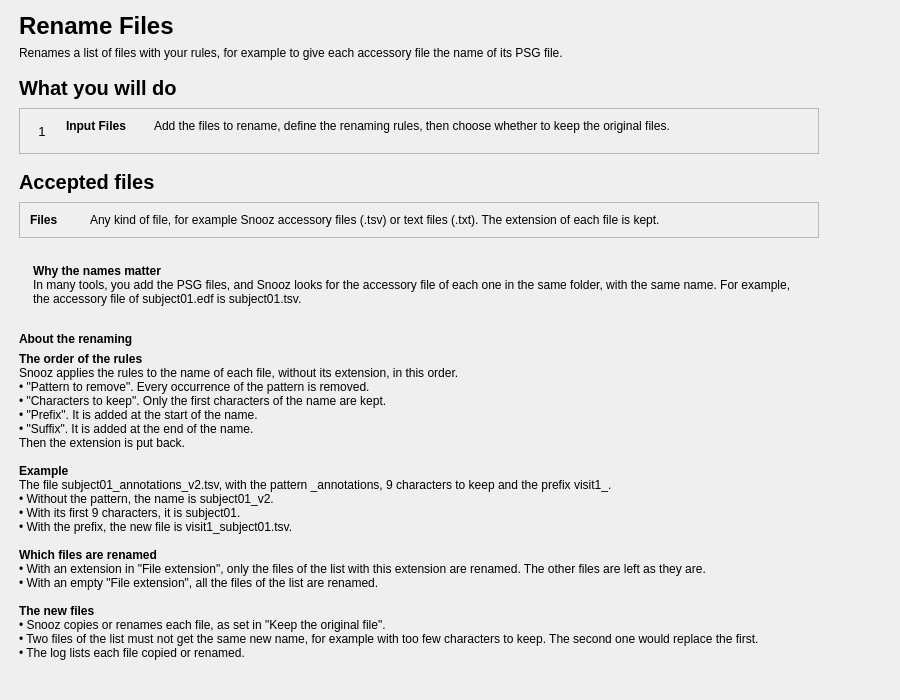
<?xml version="1.0" encoding="UTF-8"?>
<ui version="4.0">
 <class>IntroStep</class>
 <widget class="QWidget" name="IntroStep">
  <property name="geometry">
   <rect>
    <x>0</x>
    <y>0</y>
    <width>900</width>
    <height>700</height>
   </rect>
  </property>
  <property name="windowTitle">
   <string />
  </property>
  <layout class="QVBoxLayout" name="verticalLayout">
   <property name="leftMargin">
    <number>19</number>
   </property>
   <property name="topMargin">
    <number>12</number>
   </property>
   <property name="rightMargin">
    <number>19</number>
   </property>
   <property name="bottomMargin">
    <number>12</number>
   </property>
   <item>
    <layout class="QHBoxLayout" name="content_row" stretch="1,0">
     <property name="leftMargin">
      <number>0</number>
     </property>
     <property name="topMargin">
      <number>0</number>
     </property>
     <property name="rightMargin">
      <number>0</number>
     </property>
     <property name="bottomMargin">
      <number>0</number>
     </property>
     <item>
      <widget class="QWidget" name="content_widget" native="true">
       <property name="maximumSize">
        <size>
         <width>800</width>
         <height>16777215</height>
        </size>
       </property>
       <layout class="QVBoxLayout" name="content_layout">
        <property name="spacing">
         <number>16</number>
        </property>
        <property name="leftMargin">
         <number>0</number>
        </property>
        <property name="topMargin">
         <number>0</number>
        </property>
        <property name="rightMargin">
         <number>0</number>
        </property>
        <property name="bottomMargin">
         <number>0</number>
        </property>
        <item>
         <layout class="QVBoxLayout" name="header_layout">
          <property name="spacing">
           <number>6</number>
          </property>
          <item>
           <widget class="QLabel" name="title_label">
            <property name="font">
             <font>
              <pointsize>18</pointsize>
              <bold>true</bold>
             </font>
            </property>
            <property name="text">
             <string>Rename Files</string>
            </property>
           </widget>
          </item>
          <item>
           <widget class="QLabel" name="subtitle_label">
            <property name="text">
             <string>Renames a list of files with your rules, for example to give each accessory file the name of its PSG file.</string>
            </property>
            <property name="wordWrap">
             <bool>true</bool>
            </property>
            <property name="variant" stdset="0">
             <string notr="true">help</string>
            </property>
           </widget>
          </item>
         </layout>
        </item>
        <item>
         <layout class="QVBoxLayout" name="steps_section_layout">
          <property name="spacing">
           <number>8</number>
          </property>
          <item>
           <widget class="QLabel" name="steps_title_label">
            <property name="font">
             <font>
              <pointsize>15</pointsize>
              <bold>true</bold>
             </font>
            </property>
            <property name="text">
             <string>What you will do</string>
            </property>
           </widget>
          </item>
          <item>
           <widget class="QFrame" name="steps_card">
            <property name="frameShape">
             <enum>QFrame::Shape::StyledPanel</enum>
            </property>
            <property name="frameShadow">
             <enum>QFrame::Shadow::Raised</enum>
            </property>
            <layout class="QVBoxLayout" name="steps_card_layout">
             <property name="spacing">
              <number>10</number>
             </property>
             <property name="leftMargin">
              <number>10</number>
             </property>
             <property name="topMargin">
              <number>10</number>
             </property>
             <property name="rightMargin">
              <number>10</number>
             </property>
             <property name="bottomMargin">
              <number>10</number>
             </property>
             <item>
              <layout class="QGridLayout" name="steps_grid" columnstretch="0,0,0,1">
               <property name="horizontalSpacing">
                <number>12</number>
               </property>
               <property name="verticalSpacing">
                <number>10</number>
               </property>
               <item row="0" column="0" alignment="Qt::AlignmentFlag::AlignTop">
                <widget class="QLabel" name="step_1_number_label">
                 <property name="font">
                  <font>
                   <pointsize>10</pointsize>
                  </font>
                 </property>
                 <property name="text">
                  <string>1</string>
                 </property>
                 <property name="variant" stdset="0">
                  <string notr="true">step_number</string>
                 </property>
                 <property name="minimumSize">
                  <size>
                   <width>24</width>
                   <height>24</height>
                  </size>
                 </property>
                 <property name="maximumSize">
                  <size>
                   <width>24</width>
                   <height>24</height>
                  </size>
                 </property>
                 <property name="alignment">
                  <set>Qt::AlignmentFlag::AlignCenter</set>
                 </property>
                </widget>
               </item>
               <item row="0" column="1">
                <widget class="QLabel" name="step_1_name_label">
                 <property name="font">
                  <font>
                   <bold>true</bold>
                  </font>
                 </property>
                 <property name="text">
                  <string>Input Files</string>
                 </property>
                 <property name="alignment">
                  <set>Qt::AlignmentFlag::AlignLeading|Qt::AlignmentFlag::AlignLeft|Qt::AlignmentFlag::AlignTop</set>
                 </property>
                </widget>
               </item>
               <item row="0" column="2">
                <spacer name="steps_gap">
                 <property name="orientation">
                  <enum>Qt::Orientation::Horizontal</enum>
                 </property>
                 <property name="sizeType">
                  <enum>QSizePolicy::Policy::Fixed</enum>
                 </property>
                 <property name="sizeHint" stdset="0">
                  <size>
                   <width>16</width>
                   <height>20</height>
                  </size>
                 </property>
                </spacer>
               </item>
               <item row="0" column="3">
                <widget class="QLabel" name="step_1_label">
                 <property name="text">
                  <string>Add the files to rename, define the renaming rules, then choose whether to keep the original files.</string>
                 </property>
                 <property name="wordWrap">
                  <bool>true</bool>
                 </property>
                 <property name="variant" stdset="0">
                  <string notr="true">help</string>
                 </property>
                 <property name="alignment">
                  <set>Qt::AlignmentFlag::AlignLeading|Qt::AlignmentFlag::AlignLeft|Qt::AlignmentFlag::AlignTop</set>
                 </property>
                </widget>
               </item>
              </layout>
             </item>
            </layout>
           </widget>
          </item>
         </layout>
        </item>
        <item>
         <layout class="QVBoxLayout" name="files_section_layout">
          <property name="spacing">
           <number>8</number>
          </property>
          <item>
           <widget class="QLabel" name="files_title_label">
            <property name="font">
             <font>
              <pointsize>15</pointsize>
              <bold>true</bold>
             </font>
            </property>
            <property name="text">
             <string>Accepted files</string>
            </property>
           </widget>
          </item>
          <item>
           <widget class="QFrame" name="files_card">
            <property name="frameShape">
             <enum>QFrame::Shape::StyledPanel</enum>
            </property>
            <property name="frameShadow">
             <enum>QFrame::Shadow::Raised</enum>
            </property>
            <layout class="QVBoxLayout" name="files_card_layout">
             <property name="spacing">
              <number>10</number>
             </property>
             <property name="leftMargin">
              <number>10</number>
             </property>
             <property name="topMargin">
              <number>10</number>
             </property>
             <property name="rightMargin">
              <number>10</number>
             </property>
             <property name="bottomMargin">
              <number>10</number>
             </property>
             <item>
              <layout class="QGridLayout" name="files_grid" columnstretch="0,1">
               <property name="horizontalSpacing">
                <number>32</number>
               </property>
               <property name="verticalSpacing">
                <number>6</number>
               </property>
               <item row="0" column="0">
                <widget class="QLabel" name="file_1_name_label">
                 <property name="font">
                  <font>
                   <bold>true</bold>
                  </font>
                 </property>
                 <property name="text">
                  <string>Files</string>
                 </property>
                </widget>
               </item>
               <item row="0" column="1">
                <widget class="QLabel" name="file_1_label">
                 <property name="text">
                  <string>Any kind of file, for example Snooz accessory files (.tsv) or text files (.txt). The extension of each file is kept.</string>
                 </property>
                 <property name="wordWrap">
                  <bool>true</bool>
                 </property>
                </widget>
               </item>
              </layout>
             </item>
            </layout>
           </widget>
          </item>
         </layout>
        </item>
        <item>
         <widget class="QFrame" name="names_info">
          <property name="frameShape">
           <enum>QFrame::Shape::NoFrame</enum>
          </property>
          <property name="variant" stdset="0">
           <string notr="true">info</string>
          </property>
          <layout class="QHBoxLayout" name="names_info_layout">
           <property name="leftMargin">
            <number>14</number>
           </property>
           <property name="topMargin">
            <number>10</number>
           </property>
           <property name="rightMargin">
            <number>14</number>
           </property>
           <property name="bottomMargin">
            <number>10</number>
           </property>
           <item>
            <widget class="QLabel" name="names_info_label">
             <property name="text">
              <string>&lt;b&gt;Why the names matter&lt;/b&gt;&lt;br/&gt;In many tools, you add the PSG files, and Snooz looks for the accessory file of each one in the same folder, with the same name. For example, the accessory file of subject01.edf is subject01.tsv.</string>
             </property>
             <property name="textFormat">
              <enum>Qt::TextFormat::RichText</enum>
             </property>
             <property name="wordWrap">
              <bool>true</bool>
             </property>
            </widget>
           </item>
          </layout>
         </widget>
        </item>
        <item>
         <layout class="QVBoxLayout" name="about_renaming_layout">
          <property name="spacing">
           <number>6</number>
          </property>
          <item>
           <widget class="QLabel" name="about_renaming_title_label">
            <property name="font">
             <font>
              <bold>true</bold>
             </font>
            </property>
            <property name="text">
             <string>About the renaming</string>
            </property>
           </widget>
          </item>
          <item>
           <widget class="QLabel" name="about_renaming_label">
            <property name="text">
             <string>&lt;b&gt;The order of the rules&lt;/b&gt;&lt;br/&gt;Snooz applies the rules to the name of each file, without its extension, in this order.&lt;br/&gt;• "Pattern to remove". Every occurrence of the pattern is removed.&lt;br/&gt;• "Characters to keep". Only the first characters of the name are kept.&lt;br/&gt;• "Prefix". It is added at the start of the name.&lt;br/&gt;• "Suffix". It is added at the end of the name.&lt;br/&gt;Then the extension is put back.&lt;br/&gt;&lt;br/&gt;&lt;b&gt;Example&lt;/b&gt;&lt;br/&gt;The file subject01_annotations_v2.tsv, with the pattern _annotations, 9 characters to keep and the prefix visit1_.&lt;br/&gt;• Without the pattern, the name is subject01_v2.&lt;br/&gt;• With its first 9 characters, it is subject01.&lt;br/&gt;• With the prefix, the new file is visit1_subject01.tsv.&lt;br/&gt;&lt;br/&gt;&lt;b&gt;Which files are renamed&lt;/b&gt;&lt;br/&gt;• With an extension in "File extension", only the files of the list with this extension are renamed. The other files are left as they are.&lt;br/&gt;• With an empty "File extension", all the files of the list are renamed.&lt;br/&gt;&lt;br/&gt;&lt;b&gt;The new files&lt;/b&gt;&lt;br/&gt;• Snooz copies or renames each file, as set in "Keep the original file".&lt;br/&gt;• Two files of the list must not get the same new name, for example with too few characters to keep. The second one would replace the first.&lt;br/&gt;• The log lists each file copied or renamed.</string>
            </property>
            <property name="textFormat">
             <enum>Qt::TextFormat::RichText</enum>
            </property>
            <property name="wordWrap">
             <bool>true</bool>
            </property>
            <property name="variant" stdset="0">
             <string notr="true">help</string>
            </property>
           </widget>
          </item>
         </layout>
        </item>
       </layout>
      </widget>
     </item>
     <item>
      <spacer name="content_spacer">
       <property name="orientation">
        <enum>Qt::Orientation::Horizontal</enum>
       </property>
       <property name="sizeHint" stdset="0">
        <size>
         <width>40</width>
         <height>20</height>
        </size>
       </property>
      </spacer>
     </item>
    </layout>
   </item>
   <item>
    <spacer name="verticalSpacer">
     <property name="orientation">
      <enum>Qt::Orientation::Vertical</enum>
     </property>
     <property name="sizeHint" stdset="0">
      <size>
       <width>40</width>
       <height>20</height>
      </size>
     </property>
    </spacer>
   </item>
  </layout>
 </widget>
 <resources>
  <include location="../../../../../snooz-toolbox/src/main/python/ui/themes/themes.qrc" />
 </resources>
 <connections />
</ui>
